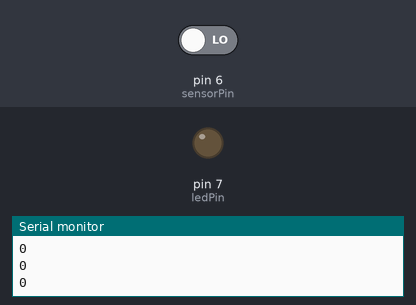
Recording of a sketch running on a simulated Arduino Uno, built with avr-gcc and run on an emulated ATmega328P. Parts: output pins drawn as LEDs (lit = HIGH), the last lines printed to the serial monitor. The inputs (shaded band) are chosen by the test bench; at power-on: pin 6 (sensorPin) LOW.

Above: at 1.2 s.
1.3 s: pin 6 (sensorPin) driven HIGH
At 1.6 s:
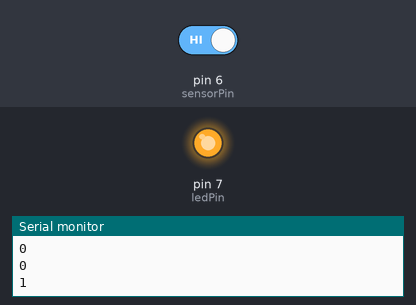
Timing chart, 0 to 4.3 s (numbered marks = the images above; inputs shaded):
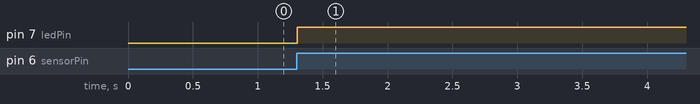

Measured:
- after the input at 1.3 s, pin 7 (ledPin): LOW → HIGH at once

The sketch:

6MKR1000.ino
```cpp
int ledPin= 7;
int sensorPin= 6;
boolean val =0;

void setup(){
  pinMode(ledPin, OUTPUT);
  pinMode(sensorPin, INPUT);
  Serial.begin (9600);
}

void loop (){
  val =digitalRead(sensorPin);
  Serial.println (val);
  // Als een hard geluid word gedetecteerd gaat het lampje aan.
  if (val==HIGH) {
    digitalWrite(ledPin, HIGH);
    delay(5000);
  }
  else {
    digitalWrite(ledPin, LOW);
  }
}
```
